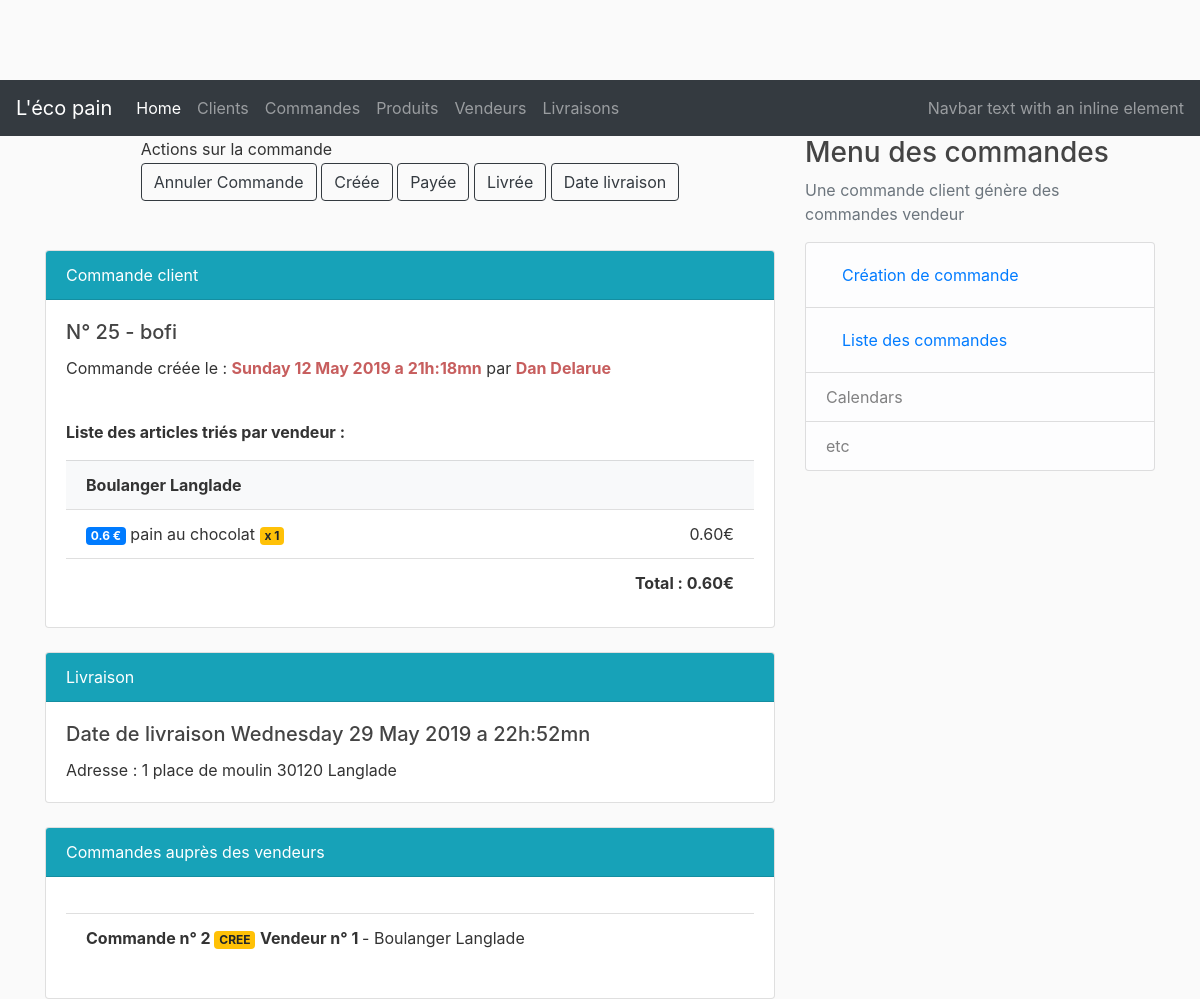
Before: /orders/25 with the older database file.
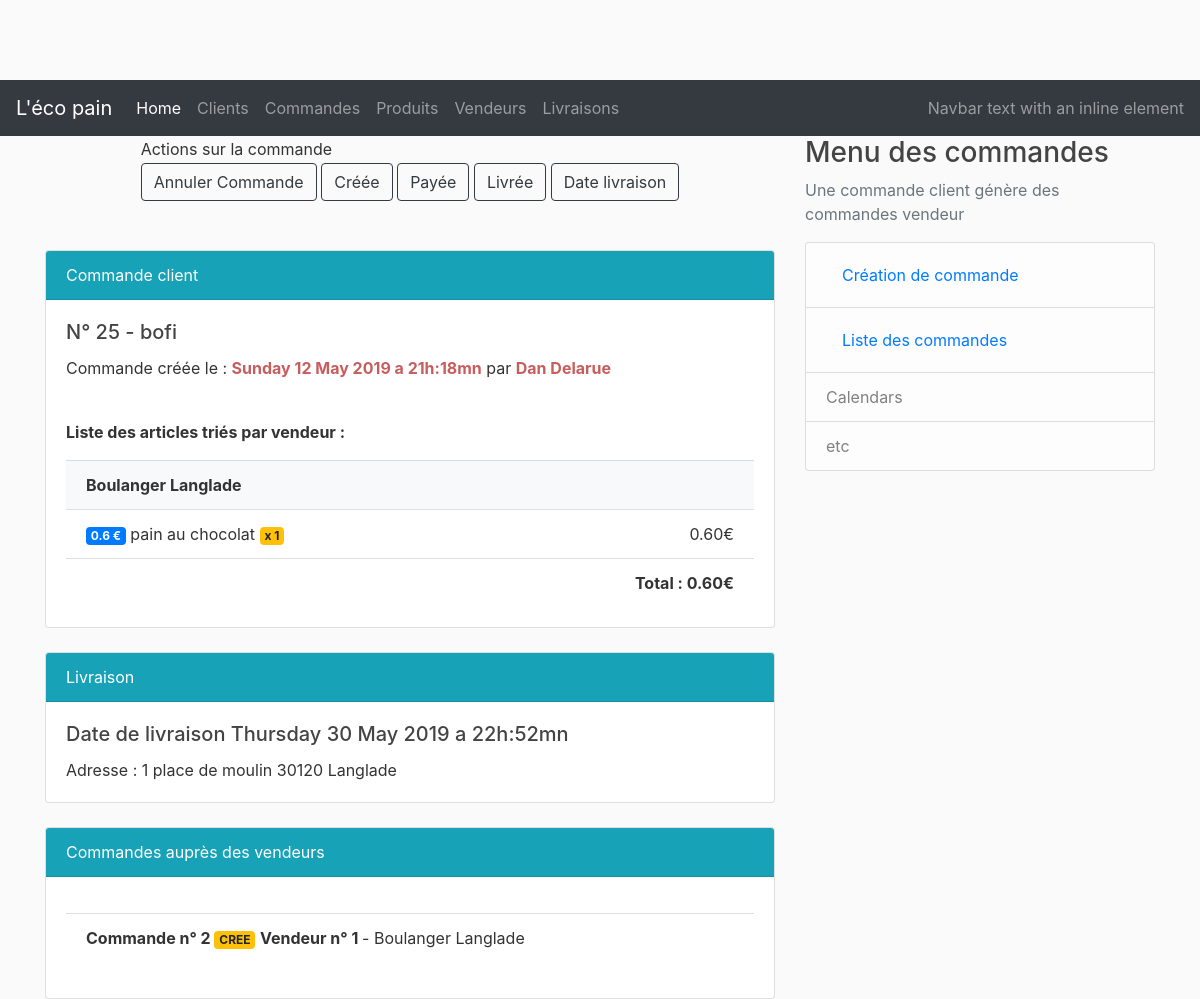
After: the same page with the newer database file.
### lecopain/dao/models.py (models this page shows, shortened)
class CustomerOrder(db.Model)   :
    __tablename__               = 'customer_orders'
    id                          = db.Column(db.Integer, primary_key                             = True)
    title                       = db.Column(db.String(50), nullable                             = False)
    created_at                  = db.Column(db.DateTime, nullable                               = False, default = datetime.utcnow)
    customer_id                 = db.Column(db.Integer, db.ForeignKey('customers.id'), nullable = False)
    status                      = db.Column(db.String(20), nullable                             = False)
    vendorOrders                = db.relationship('VendorOrder', backref = 'customerOrder', lazy = True)
    delivery                    = db.relationship('Delivery', uselist=False)
    delivery_dt                 = db.Column(db.DateTime)
    payement_status             = db.Column(db.String(20), nullable                             = False)

class Customer(db.Model)        :
    __tablename__               = 'customers'
    id                          = db.Column(db.Integer, primary_key                             = True)
    firstname                   = db.Column(db.String(50), nullable                             = False)
    lastname                    = db.Column(db.String(50), nullable                             = False)
    address                     = db.Column(db.String(200))
    cp                          = db.Column(db.String(20))
    city                        = db.Column(db.String(50))
    email                       = db.Column(db.String(200), nullable                            = False)
    created_at                  = db.Column(db.DateTime, nullable                               = False, default = datetime.utcnow)
    orders                      = db.relationship('CustomerOrder', backref                      = 'owner', lazy  = True)

class Product(db.Model)      :
    __tablename__            = 'products'
    id                       = db.Column(db.Integer, primary_key = True)
    name                     = db.Column(db.String(50), nullable = False)
    description              = db.Column(db.String(250))
    price                    = db.Column(db.Float)
    status                   = db.Column(db.String(20))
    selections               = db.relationship('CustomerOrder', secondary = 'order_product', backref = db.backref('selected_products'))
    vendor_id                = db.Column(db.Integer, db.ForeignKey('vendors.id'), nullable = False)

class Vendor(db.Model)        :
    __tablename__             = 'vendors'
    id                        = db.Column(db.Integer, primary_key  = True)
    name                      = db.Column(db.String(50), nullable  = False)
    email                     = db.Column(db.String(200), nullable = False)
    products                  = db.relationship('Product', backref = 'vendor', lazy = True)
    vendorOrders              = db.relationship('VendorOrder', backref = 'vendor', lazy = True)

class Order_product(db.Model) :
    __tablename__             = 'order_product'
    order_id                  = db.Column(db.Integer, db.ForeignKey('customer_orders.id'), primary_key = True)
    product_id                = db.Column(db.Integer, db.ForeignKey('products.id'), primary_key        = True)
    quantity                  = db.Column(db.Integer)
    price                     = db.Column(db.Float)

class VendorOrder(db.Model)   :
    __tablename__             = 'vendor_orders'
    id                        = db.Column(db.Integer, primary_key                                      = True)
    title                     = db.Column(db.String(50), nullable                                      = False)
    vendor_id                 = db.Column(db.Integer, db.ForeignKey('vendors.id'), nullable      = False)
    customer_order_id         = db.Column(db.Integer, db.ForeignKey('customer_orders.id'), nullable    = False)
    status                    = db.Column(db.String(20), nullable                                      = False)

### lecopain/controllers/order_controller.py (the view)
@order_page.route("/orders/<int:order_id>", methods=['GET', 'POST'])
def order(order_id):
    order = CustomerOrder.query.get_or_404(order_id)
    customer = Customer.query.get_or_404(order.customer_id)
    products = order.selected_products
    products.sort(key=lambda x: x.vendor_id, reverse=True)
    sorted_products = sorted(products, key=lambda x: x.vendor_id, reverse=True)
    bought_items = Order_product.query.filter(Order_product.order_id == order.id).all()
    return render_template('/orders/order.html', order=order, bought_items=bought_items, products=sorted_products, customer=customer)

### lecopain/templates/orders/order.html (shortened to what this page needs)
{% extends "layout.html" %}
{% block content %}
  <table align="center">
    <tr>
      <td valign="center">Actions sur la commande</td>
    </tr>
    <tr>
      <td>
        <a href="/orders/update/{{ order.id }}/annulation" class="btn btn-outline-dark" >Annuler Commande </a>
        <a href="/orders/update/{{ order.id }}/created" class="btn btn-outline-dark" >Créée </a>
        <a href="/orders/update/{{ order.id }}/paid" class="btn btn-outline-dark">Payée</a>
        <a href="/orders/update/{{ order.id }}/delivered" class="btn btn-outline-dark">Livrée</a>
        <a href="/orders/update/{{ order.id }}/time" class="btn btn-outline-dark">Date livraison</a>
      </td>
    </tr>
  </table>
<br>
<br>
    <div class="card  " >
        <div class="card-header text-white bg-info">
                Commande client
        </div>
        <div class="card-body">
          <h5 class="card-title"> N° {{order.id}} - {{order.title}}</h5>
          <p class="card-text">Commande créée le : <b style="color:rgb(199, 94, 94);">{{ order.created_at.strftime('%A %d %B %Y a %Hh:%Mmn' ) }}</b> par <b style="color:rgb(199, 94, 94);">{{customer.firstname}} {{customer.lastname}}</b></p>
          <br>
          <p><b>Liste des articles triés par vendeur :</b></p>
          <ul class="list-group list-group-flush">
          {% set total = {'value': 0.00} %}
          {% set vendor = {'value': ''} %}
          {% for product in order.selected_products %}
            {% if vendor.value != product.vendor.name %}
            <li class="list-group-item bg-light">
                    <b>{{product.vendor.name}}</b>
                    {% set vendor = {'value': product.vendor.name} %}
            </li>
            {% endif%}
            <li class="list-group-item">
              <span class="badge badge-primary">{{product.price}} €</span>
              {{product.name}}
                {% for product_order in bought_items %}
                    {% if product_order.product_id == product.id %}
                    <span class="badge badge-warning">x {{product_order.quantity}}</span>
                    <span style="float: right"> {{ "%.2f"|format(product_order.quantity * product.price) }}€</span>
                    {% endif%}
                {% endfor %}
            </li>
          {% endfor %}
          <li class="list-group-item">
                <b><span style="float: right">Total : {{ "%.2f"|format(total.value|float) }}€</span></b>
          </li>
        </ul>
        </div>
      </div>
      <br>
      <div class="card">
          <div class="card-header text-white bg-info">
                  Livraison
          </div>
          <div class="card-body">
            <h5 class="card-title">Date de livraison {{ order.delivery_dt.strftime('%A %d %B %Y a %Hh:%Mmn') }}</h5>
            <p class="card-text">Adresse  : {{ customer.address }} {{ customer.cp }} {{ customer.city }} </p>
          </div>
        </div>
        <br>
        <div class="card">
            <div class="card-header text-white bg-info" >
                    Commandes auprès des vendeurs
            </div>
            <div class="card-body">
                <ul class="list-group list-group-flush">
                {% for vendorOrder in order.vendorOrders %}
                <li class="list-group-item">
                    <b>Commande n° {{vendorOrder.id}} </b>  <span class="badge badge-warning">{{vendorOrder.status}}</span>
                    <b>Vendeur n° {{vendorOrder.vendor.id}} </b> - {{vendorOrder.vendor.name}}</p>
                </li>
                {% endfor %}
                </ul>
            </div>
          </div>
{% endblock %}
{% block right_menu %}
<div class="content-section">
    <h3>Menu des commandes</h3>
    <p class='text-muted'>Une commande client génère des commandes vendeur
        <ul class="list-group">
        <li class="list-group-item list-group-item-light">
                <a class="nav-link" href="/orders/new">Création de commande</a></li>
        <li class="list-group-item list-group-item-light">
                <a class="nav-link" href="/orders">Liste des commandes</a></li>
        <li class="list-group-item list-group-item-light">Calendars</li>
        <li class="list-group-item list-group-item-light">etc</li>
        </ul>
    </p>
</div>
{% endblock %}

### lecopain/templates/layout.html (shortened to what this page needs)
<!DOCTYPE html>
<html>
<head>
  <link rel="stylesheet" href="https://stackpath.bootstrapcdn.com/bootstrap/4.2.1/css/bootstrap.min.css"
 />
  <link rel="stylesheet" type="text/css" href="{{ url_for('static', filename='main.css')}}" />
  <link rel="stylesheet" href="https://use.fontawesome.com/releases/v5.7.1/css/all.css"
 />
  <link rel="stylesheet" href="https://cdnjs.cloudflare.com/ajax/libs/tempusdominus-bootstrap-4/5.0.1/css/tempusdominus-bootstrap-4.min.css" />
</head>
<body>
  <nav class="navbar navbar-expand-lg navbar-dark bg-dark">
    <a class="navbar-brand" href="#">L'éco pain</a>
    <div class="collapse navbar-collapse" id="navbarText">
      <ul class="navbar-nav mr-auto">
        <li class="nav-item active">
          <a class="nav-link" href="/">Home <span class="sr-only">(current)</span></a>
        </li>
        <li class="nav-item">
          <a class="nav-link" href="/customers">Clients</a>
        </li>
        <li class="nav-item">
          <a class="nav-link" href="/orders/customers/0">Commandes</a>
        </li>
        <li class="nav-item">
          <a class="nav-link" href="/products">Produits</a>
        </li>
        <li class="nav-item">
          <a class="nav-link" href="/vendors">Vendeurs</a>
        </li>
        <li class="nav-item">
          <a class="nav-link" href="/deliveries/customers/0">Livraisons</a>
        </li>
      </ul>
      <span class="navbar-text">
        Navbar text with an inline element
      </span>
    </div>
  </nav>
  <div class="container">
    <div class="row">
      <div class="col-md-8">
        {% block content %} {% endblock %}
      </div>
      <div class="col-md-4">
        {% block right_menu %} {% endblock %}
      </div>
    </div>
  </div>
</body>
</html>

### lecopain/static/main.css (style rules this page uses)
body { background: #fafafa; color: #333333; margin-top: 5rem; }
h1, h2, h3, h4, h5, h6 { color:#444444; }

Changed rows visible on the page:
changed CustomerOrder "bofi": delivery_dt "Wednesday 29 May 2019 a 22h:52mn" → "Thursday 30 May 2019 a 22h:52mn"
